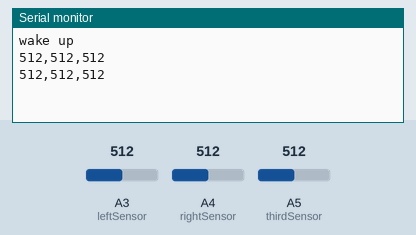
This sketch was run on a simulated Arduino Uno, built with avr-gcc and run on an emulated ATmega328P. Parts: the last lines printed to the serial monitor. The test bench sets the inputs (shaded band); at power-on: A3 (leftSensor) = 512, A4 (rightSensor) = 512, A5 (thirdSensor) = 512.

Above: at 2.8 s.
2.9 s: A3 (leftSensor) set to 716
At 4.9 s:
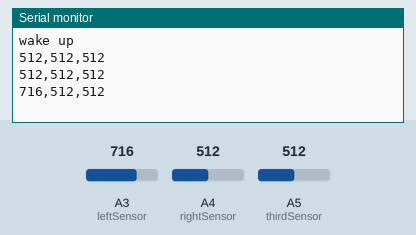
5.6 s: A4 (rightSensor) set to 716
At 6.4 s:
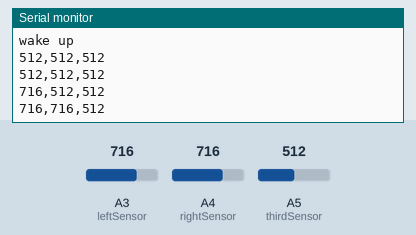
8.3 s: A5 (thirdSensor) set to 716
At 10.7 s:
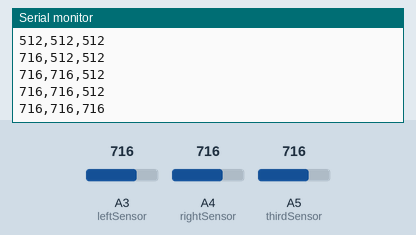
11.0 s: A3 (leftSensor) set to 900
At 13.3 s:
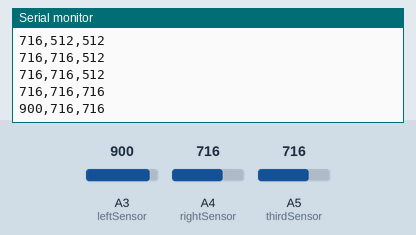
13.7 s: A4 (rightSensor) set to 900
At 15.0 s:
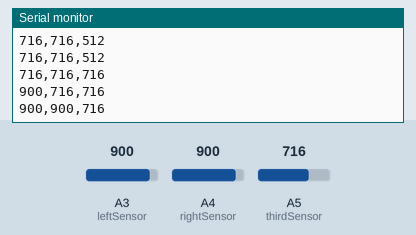
16.4 s: A5 (thirdSensor) set to 900
At 19.3 s:
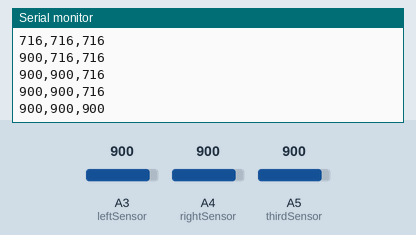
Timing chart, 0 to 20.1 s (numbered marks = the images above; inputs shaded):
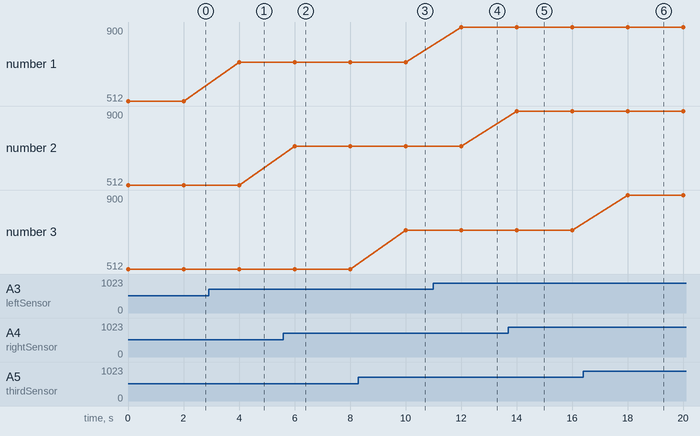

The sketch:

SensorReader3.ino
```cpp
/*
 Sensor Reader 3 from Igoe MTT, ch3, proj5, Context: Arduino
  orig SensorReader read two analog inputs and two digital inputs and prints
  their values to ser. port (or mon.); I added if block for handshaking w/ Proc.;
  this mod for testing, sends 3 ints from anal pin input

 Connections:
 analog sensor(s) on analog input pin(s) (or pot simulates)
 */

const int leftSensor = 3;    // analog input for the left arm
const int rightSensor = 4;   // analog input for the right arm
const int thirdSensor = 5;

int leftValue = 0;           // reading from the left
int rightValue = 0;          // reading from the right
int thirdValue = 0;          // reading from the end pin

void setup()
{
  // configure the serial connection:
  Serial.begin(9600);  // needs to be same as Proc's for it to read serial port
  // while (Serial.available() <= 0)  // setup halts here until something typed
  Serial.println("wake up");  // should get Proc. serial event to start up
}

void loop()
{
  //  if (Serial.available() > 0)     // type char \r to read values x 1
  //  {
  //    // read the serial buffer to clear it
  //    // you don't care about the value of the incoming byte:
  //    Serial.read();   // was  int inByte = -- don't need the ch value,
  //   }                 // just clears buffer

  // read the analog pins:
  leftValue = analogRead(leftSensor);
  rightValue = analogRead(rightSensor);
  thirdValue = analogRead(thirdSensor);
  //
  //    // print sends as char's, so OK in ser mon or Proc string input
  Serial.println(String(leftValue) + "," + String(rightValue) + "," + String(thirdValue));
  // Ser.write sends # as byte (0-255) so wraps around if higher than that
   //Serial.write(pinValue);

  delay (2000);

} // end loop
```

Measured:
- after the input at 2.9 s, the serial monitor: prints a new line after 1.1 s (image 1)
- after the input at 5.6 s, the serial monitor: prints a new line after 0.40 s (image 2)
- after the input at 8.3 s, the serial monitor: prints a new line after 1.7 s (image 3)
- after the input at 11.0 s, the serial monitor: prints a new line after 1.0 s (image 4)
- after the input at 13.7 s, the serial monitor: prints a new line after 0.31 s (image 5)
- after the input at 16.4 s, the serial monitor: prints a new line after 1.6 s (image 6)
- plotted number 1: 512 → 716 after the input at 2.9 s, 716 → 900 after the input at 11.0 s
